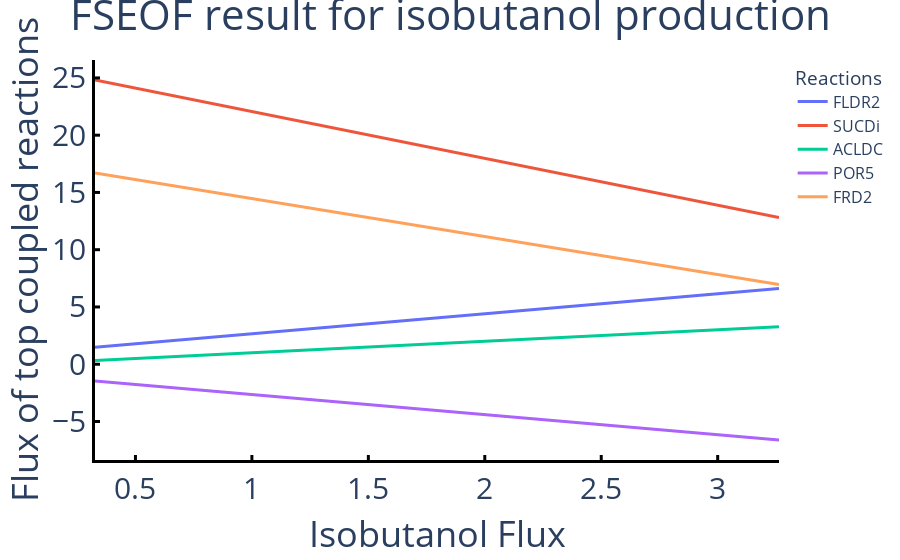

The cell this chart's notebook holds for it:
### Code cell
import plotly.express as px
threshold = data.loc['EX_btd_RR_e', 'flux_difference']

df = data.loc[(data['flux_difference']<=-threshold) | (data['flux_difference']>=threshold) ]
df.pop('flux_difference')
df = df.T
to_remain = ['EX_btd_RR_e', 'FLDR2', 'ACLDC', 'SUCDi', 'POR5', 'FRD2']
df = df[df.columns.intersection(to_remain)]

fig = px.line(df, x="EX_btd_RR_e", y=list(set(df.columns.tolist())-set("EX_btd_RR_e")))

fig.update_layout(    
    paper_bgcolor='rgba(0,0,0,0)',
    plot_bgcolor='rgba(0,0,0,0)',
    title=dict(text='FSEOF result for isobutanol production', x=0.5),
    xaxis=dict(title='Isobutanol Flux', showline=True, linewidth=3.0, linecolor='black',
               ticks="inside", tickwidth=3.0, tickcolor='black', ticklen=5),
    yaxis=dict(title='Flux of top coupled reactions', showline=True, linewidth=3.0, linecolor='black',
               ticks="inside", tickwidth=3.0, tickcolor='black', ticklen=5),
    font=dict(size=30),
    legend=dict(title='Reactions', font=dict(size=16))
)

fig.update_traces(line=dict(width=3.0))

fig.show()
fig.write_image('FSEOF_WT.svg')

### Figure 1 — Plotly figure (JSON) as saved in the notebook; plotly's stock layout.template omitted (floating-point values rounded to 4 significant figures)
{"data": [{"hovertemplate": "variable=FLDR2<br>EX_btd_RR_e=%{x}<br>value=%{y}<extra></extra>", "legendgroup": "FLDR2", "line": {"color": "#636efa", "dash": "solid", "width": 3}, "marker": {"symbol": "circle"}, "mode": "lines", "name": "FLDR2", "orientation": "v", "showlegend": true, "type": "scatter", "x": [0.3263, 0.6526, 0.979, 1.305, 1.632, 1.958, 2.284, 2.611, 2.937, 3.263], "xaxis": "x", "y": [1.471, 2.042, 2.614, 3.186, 3.758, 4.329, 4.901, 5.473, 6.045, 6.616], "yaxis": "y"}, {"hovertemplate": "variable=SUCDi<br>EX_btd_RR_e=%{x}<br>value=%{y}<extra></extra>", "legendgroup": "SUCDi", "line": {"color": "#EF553B", "dash": "solid", "width": 3}, "marker": {"symbol": "circle"}, "mode": "lines", "name": "SUCDi", "orientation": "v", "showlegend": true, "type": "scatter", "x": [0.3263, 0.6526, 0.979, 1.305, 1.632, 1.958, 2.284, 2.611, 2.937, 3.263], "xaxis": "x", "y": [24.82, 23.48, 22.15, 20.81, 19.48, 18.14, 16.81, 15.47, 14.14, 12.8], "yaxis": "y"}, {"hovertemplate": "variable=ACLDC<br>EX_btd_RR_e=%{x}<br>value=%{y}<extra></extra>", "legendgroup": "ACLDC", "line": {"color": "#00cc96", "dash": "solid", "width": 3}, "marker": {"symbol": "circle"}, "mode": "lines", "name": "ACLDC", "orientation": "v", "showlegend": true, "type": "scatter", "x": [0.3263, 0.6526, 0.979, 1.305, 1.632, 1.958, 2.284, 2.611, 2.937, 3.263], "xaxis": "x", "y": [0.3263, 0.6526, 0.979, 1.305, 1.632, 1.958, 2.284, 2.611, 2.937, 3.263], "yaxis": "y"}, {"hovertemplate": "variable=POR5<br>EX_btd_RR_e=%{x}<br>value=%{y}<extra></extra>", "legendgroup": "POR5", "line": {"color": "#ab63fa", "dash": "solid", "width": 3}, "marker": {"symbol": "circle"}, "mode": "lines", "name": "POR5", "orientation": "v", "showlegend": true, "type": "scatter", "x": [0.3263, 0.6526, 0.979, 1.305, 1.632, 1.958, 2.284, 2.611, 2.937, 3.263], "xaxis": "x", "y": [-1.471, -2.042, -2.614, -3.186, -3.758, -4.329, -4.901, -5.473, -6.045, -6.616], "yaxis": "y"}, {"hovertemplate": "variable=FRD2<br>EX_btd_RR_e=%{x}<br>value=%{y}<extra></extra>", "legendgroup": "FRD2", "line": {"color": "#FFA15A", "dash": "solid", "width": 3}, "marker": {"symbol": "circle"}, "mode": "lines", "name": "FRD2", "orientation": "v", "showlegend": true, "type": "scatter", "x": [0.3263, 0.6526, 0.979, 1.305, 1.632, 1.958, 2.284, 2.611, 2.937, 3.263], "xaxis": "x", "y": [16.7, 15.62, 14.54, 13.46, 12.38, 11.3, 10.21, 9.132, 8.051, 6.969], "yaxis": "y"}], "layout": {"font": {"size": 30}, "legend": {"font": {"size": 16}, "title": {"text": "Reactions"}, "tracegroupgap": 0}, "margin": {"t": 60}, "paper_bgcolor": "rgba(0,0,0,0)", "plot_bgcolor": "rgba(0,0,0,0)", "title": {"text": "FSEOF result for isobutanol production", "x": 0.5}, "xaxis": {"anchor": "y", "domain": [0, 1], "linecolor": "black", "linewidth": 3, "showline": true, "tickcolor": "black", "ticklen": 5, "ticks": "inside", "tickwidth": 3, "title": {"text": "Isobutanol Flux"}}, "yaxis": {"anchor": "x", "domain": [0, 1], "linecolor": "black", "linewidth": 3, "showline": true, "tickcolor": "black", "ticklen": 5, "ticks": "inside", "tickwidth": 3, "title": {"text": "Flux of top coupled reactions"}}}}
